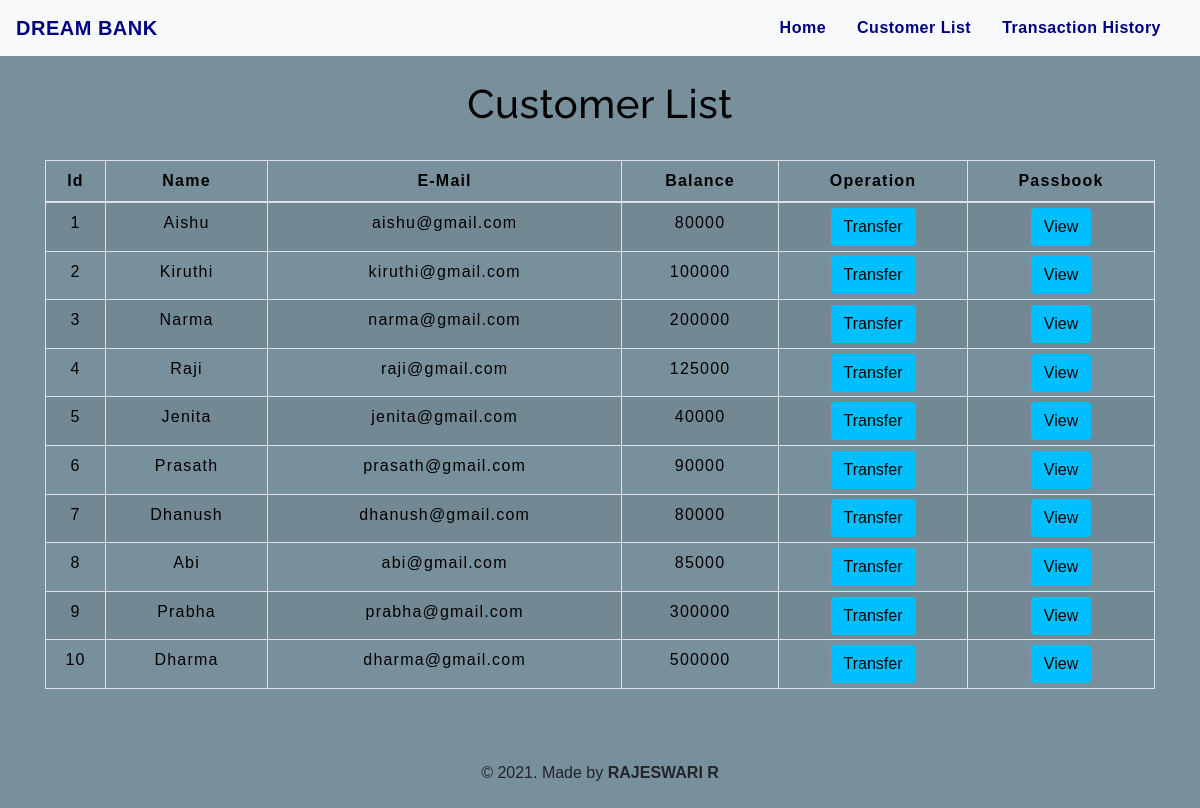
The page /customerlist.php on the database its author committed.
### tables this page shows
CREATE TABLE `users` (
  `id` int(3) NOT NULL,
  `name` varchar(30) NOT NULL,
  `email` varchar(30) NOT NULL,
  `balance` int(8) NOT NULL
);

### customerlist.php (the view, shortened to what this page needs)
<!DOCTYPE html>
<html lang="en">
<head>
    <link rel="stylesheet" href="https://maxcdn.bootstrapcdn.com/bootstrap/4.0.0/css/bootstrap.min.css">
    <link rel="stylesheet" type="text/css" href="css/table.css">
    <link rel="stylesheet" type="text/css" href="css/navbar.css">
</head>
<body style="background-color : #78909C;">
<?php
    include 'config.php';
    $sql = "SELECT * FROM users";
    $result = mysqli_query($conn,$sql);
?>
<?php
  include 'navbar.php';
?>
<div class="container">
        <h2 class="text-center pt-4" style="color : black;">Customer List</h2>
        <br>
            <div class="row">
                <div class="col">
                    <div class="table-responsive-sm">
                    <table class="table table-hover table-sm table-striped table-condensed table-bordered" style="border-color:black;">
                        <thead style="color : black;">
                            <tr>
                            <th scope="col" class="text-center py-2">Id</th>
                            <th scope="col" class="text-center py-2">Name</th>
                            <th scope="col" class="text-center py-2">E-Mail</th>
                            <th scope="col" class="text-center py-2">Balance</th>
                            <th scope="col" class="text-center py-2">Operation</th>
			    <th scope="col" class="text-center py-2">Passbook</th>
                            </tr>
                        </thead>
                        <tbody>
                <?php
                    while($rows=mysqli_fetch_assoc($result)){
                ?>
                    <tr style="color : black;">
                        <td class="py-2"><?php echo $rows['id'] ?></td>
                        <td class="py-2"><?php echo $rows['name']?></td>
                        <td class="py-2"><?php echo $rows['email']?></td>
                        <td class="py-2"><?php echo $rows['balance']?></td>
                        <td><a href="selecteduserdetail.php?id= <?php echo $rows['id'] ;?>"> <button type="button" class="btn" style="background-color :#00BFFF;">Transfer</button></a></td>
                        <td><a href="passbook.php?id= <?php echo $rows['id'] ;?>"> <button type="button" class="btn" style="background-color : #00BFFF;">View</button></a></td>
 		   </tr>
                <?php
                    }
                ?>
                        </tbody>
                    </table>
                    </div>
                </div>
            </div>
         </div>
         <footer class="text-center mt-5 py-2">
            <p>&copy 2021. Made by <b>RAJESWARI R</b> </p>
         </footer>
</body>
</html>

### navbar.php (shortened to what this page needs)
<nav class="navbar navbar-expand-md navbar-light bg-light">
<a class="navbar-brand" href="index.php" style="color : #000080;"><b>DREAM BANK</b></a>
<div class="collapse navbar-collapse" id="collapsibleNavbar">
      <ul class="navbar-nav ml-auto">
        <li class="nav-item">
          <a class="nav-link" href="index.php" style="color : #000080;"><b>Home</b></a>
        </li>
        <li class="nav-item">
          <a class="nav-link" href="customerlist.php" style="color : #000080;"><b>Customer List</b></a>
        </li>
        <li class="nav-item">
          <a class="nav-link" href="transactionhistory.php" style="color : #000080;"><b>Transaction History</b></a>
        </li>
    </div>
 </nav>

### css/table.css (style rules this page uses)
* { padding: 0; margin: 0; box-sizing: border-box; font-family: sans-serif; }
h2 { font-size: 40px; }
table { letter-spacing: 1.2px; }
td { text-align: center; }
button { border:none; background: #d9d9d9; transition: 1s; }

### css/navbar.css (style rules this page uses)
.nav-link { margin-right: 15px; color:#2F363F; letter-spacing: 0.5px; transition: 0.5s; }
.navbar-brand { color: #4C4B4B; letter-spacing: 0.5px; }
h2 { color: #4C4B4B; letter-spacing: 0.5px; font-family: raleway; }

### customerlist.php (style rules this page uses)
button { transition: 1.5s; }

### rows shown on the page
users: id "1", name "Aishu", email "aishu@gmail.com", balance "80000"
users: id "2", name "Kiruthi", email "kiruthi@gmail.com", balance "100000"
users: id "3", name "Narma", email "narma@gmail.com", balance "200000"
users: id "4", name "Raji", email "raji@gmail.com", balance "125000"
users: id "5", name "Jenita", email "jenita@gmail.com", balance "40000"
users: id "6", name "Prasath", email "prasath@gmail.com", balance "90000"
users: id "7", name "Dhanush", email "dhanush@gmail.com", balance "80000"
users: id "8", name "Abi", email "abi@gmail.com", balance "85000"
users: id "9", name "Prabha", email "prabha@gmail.com", balance "300000"
users: id "10", name "Dharma", email "dharma@gmail.com", balance "500000"
